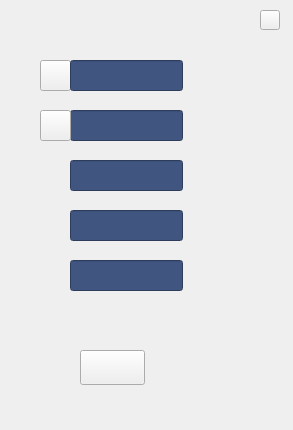
<?xml version="1.0" encoding="UTF-8"?>
<ui version="4.0">
 <class>widget3_5</class>
 <widget class="QWidget" name="widget3_5">
  <property name="geometry">
   <rect>
    <x>0</x>
    <y>0</y>
    <width>293</width>
    <height>430</height>
   </rect>
  </property>
  <property name="windowTitle">
   <string>Form</string>
  </property>
  <widget class="QFrame" name="frame">
   <property name="geometry">
    <rect>
     <x>0</x>
     <y>0</y>
     <width>293</width>
     <height>430</height>
    </rect>
   </property>
   <property name="frameShape">
    <enum>QFrame::NoFrame</enum>
   </property>
   <property name="frameShadow">
    <enum>QFrame::Plain</enum>
   </property>
   <property name="lineWidth">
    <number>0</number>
   </property>
   <widget class="MyLineEdit" name="edit_4">
    <property name="geometry">
     <rect>
      <x>70</x>
      <y>210</y>
      <width>113</width>
      <height>31</height>
     </rect>
    </property>
    <property name="sizePolicy">
     <sizepolicy hsizetype="Ignored" vsizetype="Ignored">
      <horstretch>0</horstretch>
      <verstretch>0</verstretch>
     </sizepolicy>
    </property>
    <property name="font">
     <font>
      <family>微软雅黑</family>
      <pointsize>12</pointsize>
     </font>
    </property>
    <property name="styleSheet">
     <string notr="true">color: rgb(255, 255, 255);
background-color: rgb(64, 86, 129);</string>
    </property>
    <property name="alignment">
     <set>Qt::AlignRight|Qt::AlignTrailing|Qt::AlignVCenter</set>
    </property>
   </widget>
   <widget class="MyLineEdit" name="edit_2">
    <property name="geometry">
     <rect>
      <x>70</x>
      <y>110</y>
      <width>113</width>
      <height>31</height>
     </rect>
    </property>
    <property name="sizePolicy">
     <sizepolicy hsizetype="Ignored" vsizetype="Ignored">
      <horstretch>0</horstretch>
      <verstretch>0</verstretch>
     </sizepolicy>
    </property>
    <property name="font">
     <font>
      <family>微软雅黑</family>
      <pointsize>12</pointsize>
     </font>
    </property>
    <property name="styleSheet">
     <string notr="true">color: rgb(255, 255, 255);
background-color: rgb(64, 86, 129);</string>
    </property>
    <property name="alignment">
     <set>Qt::AlignRight|Qt::AlignTrailing|Qt::AlignVCenter</set>
    </property>
   </widget>
   <widget class="QPushButton" name="bt_l_2">
    <property name="geometry">
     <rect>
      <x>40</x>
      <y>110</y>
      <width>31</width>
      <height>31</height>
     </rect>
    </property>
    <property name="sizePolicy">
     <sizepolicy hsizetype="Ignored" vsizetype="Ignored">
      <horstretch>0</horstretch>
      <verstretch>0</verstretch>
     </sizepolicy>
    </property>
    <property name="text">
     <string/>
    </property>
   </widget>
   <widget class="MyLineEdit" name="edit_3">
    <property name="geometry">
     <rect>
      <x>70</x>
      <y>160</y>
      <width>113</width>
      <height>31</height>
     </rect>
    </property>
    <property name="sizePolicy">
     <sizepolicy hsizetype="Ignored" vsizetype="Ignored">
      <horstretch>0</horstretch>
      <verstretch>0</verstretch>
     </sizepolicy>
    </property>
    <property name="font">
     <font>
      <family>微软雅黑</family>
      <pointsize>12</pointsize>
     </font>
    </property>
    <property name="styleSheet">
     <string notr="true">color: rgb(255, 255, 255);
background-color: rgb(64, 86, 129);</string>
    </property>
    <property name="alignment">
     <set>Qt::AlignRight|Qt::AlignTrailing|Qt::AlignVCenter</set>
    </property>
   </widget>
   <widget class="MyLineEdit" name="edit_5">
    <property name="geometry">
     <rect>
      <x>70</x>
      <y>260</y>
      <width>113</width>
      <height>31</height>
     </rect>
    </property>
    <property name="sizePolicy">
     <sizepolicy hsizetype="Ignored" vsizetype="Ignored">
      <horstretch>0</horstretch>
      <verstretch>0</verstretch>
     </sizepolicy>
    </property>
    <property name="font">
     <font>
      <family>微软雅黑</family>
      <pointsize>12</pointsize>
     </font>
    </property>
    <property name="styleSheet">
     <string notr="true">color: rgb(255, 255, 255);
background-color: rgb(64, 86, 129);</string>
    </property>
    <property name="alignment">
     <set>Qt::AlignRight|Qt::AlignTrailing|Qt::AlignVCenter</set>
    </property>
   </widget>
   <widget class="QPushButton" name="bt_l_1">
    <property name="geometry">
     <rect>
      <x>40</x>
      <y>60</y>
      <width>31</width>
      <height>31</height>
     </rect>
    </property>
    <property name="sizePolicy">
     <sizepolicy hsizetype="Ignored" vsizetype="Ignored">
      <horstretch>0</horstretch>
      <verstretch>0</verstretch>
     </sizepolicy>
    </property>
    <property name="text">
     <string/>
    </property>
   </widget>
   <widget class="MyLineEdit" name="edit_1">
    <property name="geometry">
     <rect>
      <x>70</x>
      <y>60</y>
      <width>113</width>
      <height>31</height>
     </rect>
    </property>
    <property name="sizePolicy">
     <sizepolicy hsizetype="Ignored" vsizetype="Ignored">
      <horstretch>0</horstretch>
      <verstretch>0</verstretch>
     </sizepolicy>
    </property>
    <property name="font">
     <font>
      <family>微软雅黑</family>
      <pointsize>12</pointsize>
     </font>
    </property>
    <property name="styleSheet">
     <string notr="true">color: rgb(255, 255, 255);
background-color: rgb(64, 86, 129);</string>
    </property>
    <property name="alignment">
     <set>Qt::AlignRight|Qt::AlignTrailing|Qt::AlignVCenter</set>
    </property>
   </widget>
   <widget class="QPushButton" name="bt_b_0">
    <property name="geometry">
     <rect>
      <x>80</x>
      <y>350</y>
      <width>65</width>
      <height>35</height>
     </rect>
    </property>
    <property name="sizePolicy">
     <sizepolicy hsizetype="Ignored" vsizetype="Ignored">
      <horstretch>0</horstretch>
      <verstretch>0</verstretch>
     </sizepolicy>
    </property>
    <property name="text">
     <string/>
    </property>
   </widget>
   <widget class="QPushButton" name="bt_close">
    <property name="geometry">
     <rect>
      <x>260</x>
      <y>10</y>
      <width>20</width>
      <height>20</height>
     </rect>
    </property>
    <property name="sizePolicy">
     <sizepolicy hsizetype="Ignored" vsizetype="Ignored">
      <horstretch>0</horstretch>
      <verstretch>0</verstretch>
     </sizepolicy>
    </property>
    <property name="text">
     <string/>
    </property>
   </widget>
  </widget>
 </widget>
 <customwidgets>
  <customwidget>
   <class>MyLineEdit</class>
   <extends>QLineEdit</extends>
   <header>mylineedit.h</header>
  </customwidget>
 </customwidgets>
 <resources/>
 <connections/>
</ui>
